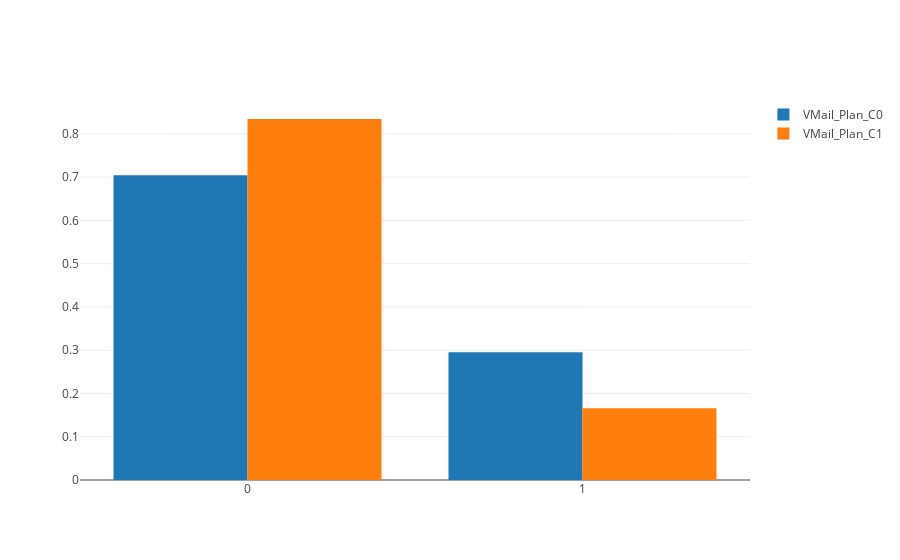

Notebook cell for this chart:
### Markdown cell above
### Probability of churn for customers with international plan is relatively much high compared to non-churn customers

### Code cell
filtered_by_churn_0 = df5.filter(F.col('churn') == 0).select(F.col('VMail_Plan').alias('VMail_Plan_C0'))
filtered_by_churn_1 = df5.filter(F.col('churn') == 1).select(F.col('VMail_Plan').alias('VMail_Plan_C1'))
data = Data([
        Histogram(x=filtered_by_churn_0.toPandas()['VMail_Plan_C0'], name="VMail_Plan_C0", histnorm='probability'),
        Histogram(x=filtered_by_churn_1.toPandas()['VMail_Plan_C1'], name="VMail_Plan_C1", histnorm='probability')
    ])

iplot(data, filename="VMail_Plan")

### Figure 1 — Plotly figure (JSON) as saved in the notebook; plotly's stock layout.template omitted (floating-point values rounded to 4 significant figures; data arrays with more than 128 entries replaced by an {"elided": "..."} marker saying what was removed)
{"data": [{"histnorm": "probability", "name": "VMail_Plan_C0", "type": "histogram", "x": {"elided": "2850 int values"}}, {"histnorm": "probability", "name": "VMail_Plan_C1", "type": "histogram", "x": {"elided": "483 int values"}}], "layout": {}}
